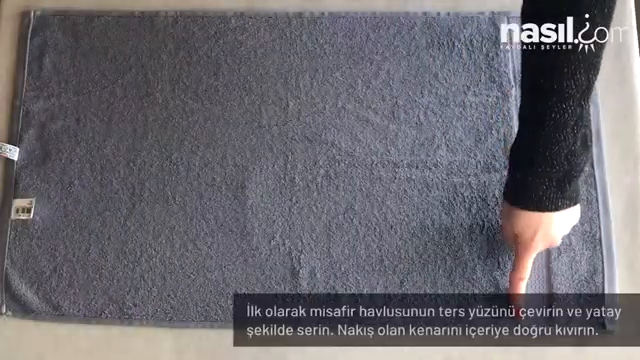
#> input picture frame 350 of havlu_takip_projesi/data/sample_video.mp4, 640 x 360 px, given in place of 1.hatali_video.mp4, which was not available
$ python test_edge.py
#> lines starting #> are read from the running program, lines starting #| are printed output that depends on the picture; after the words box and inside, x2 and y2 are one past the last pixel; in counts of white or black regions, pixels touching at a corner belong together; long printed decimals are rounded; pictures that were not available may be replaced by others from this repository, and a replacement may not be noted
### havlu_takip_projesi/cv_engine/detector.py
"""
detector.py - Hibrit Havlu Tespit Modulu (HSV + Ten Rengi Filtresi + DBSCAN)

Koyu lacivert havluyu acik renkli ahsap masadan ayirir.

Yaklasim (Pipeline):
    1. HSV renk uzayinda koyu mavi/lacivert havluyu maskele
    1b. Ten rengi (skin color) filtresi - iscinin ellerini/kollarini cikar
    2. DBSCAN kumeleme ile HSV maskesindeki bolgeleri dogrula ve
       gurultu noktalarini (outlier) temizle
    3. Morfolojik temizlik (closing + opening)
    4. Canny kenar tespiti ile sinir hassaslastirmasi
    5. En buyuk kontur -> BoundingRect -> (x, y, w, h)

Performans Notu:
    DBSCAN tum pikseller uzerinde calistirilmaz. Sadece HSV maske ile
    on-filtrelenmis beyaz pikseller, uzaysal koordinatlariyla birlikte
    DBSCAN'e verilir. Ayrica goruntuyu kucultme (downsample) uygulanarak
    gercek zamanli calisma saglanir.

Returns (dict):
    frame      : Uzerine cizim yapilmis BGR goruntusu
    mask       : Doldurulmus ikili maske
    edges      : Canny kenar goruntusu
    bbox       : (x, y, w, h) tuple veya None
    x, y, w, h : BoundingRect koordinatlari (int)
    center_x   : Havlu merkezi X
    center_y   : Havlu merkezi Y
    contour    : En buyuk kontur (numpy array) veya None
"""

import cv2
import numpy as np
from sklearn.cluster import DBSCAN


# =================================================================
# DBSCAN YARDIMCI: HSV maskesinden anlamli kumeyi cikart
# =================================================================

def _dbscan_refine_mask(binary_mask, eps=8, min_samples=20, downsample=4):
    """
    HSV maskesindeki beyaz pikselleri DBSCAN ile kumeler,
    en buyuk kumeyi koruyup gerisi noise olarak temizler.

    Performans icin goruntu once 'downsample' kati kucultulur.

    Args:
        binary_mask:  uint8 ikili maske (0 veya 255)
        eps:          DBSCAN komsuluk mesafesi (piksel)
        min_samples:  DBSCAN minimum nokta sayisi
        downsample:   Kucultme kati (4 = 1/4 boyut)

    Returns:
        refined_mask: Temizlenmis uint8 ikili maske (orijinal boyut)
    """
    h_orig, w_orig = binary_mask.shape[:2]

    # Kucult
    small_mask = cv2.resize(binary_mask, (w_orig // downsample, h_orig // downsample),
                            interpolation=cv2.INTER_NEAREST)

    # Beyaz piksel koordinatlarini al
    coords = np.column_stack(np.where(small_mask > 0))

    if len(coords) < min_samples:
        # Yeterli piksel yoksa maskeyi oldugu gibi dondur
        return binary_mask

    # DBSCAN kumeleme (uzaysal koordinatlar uzerinde)
    clustering = DBSCAN(eps=eps, min_samples=min_samples).fit(coords)
    labels = clustering.labels_

    # En buyuk kumeyi bul (noise = -1 label)
    unique_labels = set(labels)
    unique_labels.discard(-1)

    if not unique_labels:
        return binary_mask

    # Her kumenin piksel sayisini hesapla, en buyugunu sec
    best_label = max(unique_labels, key=lambda lb: np.sum(labels == lb))

    # Kucuk boyutta temiz maske olustur
    clean_small = np.zeros_like(small_mask)
    best_coords = coords[labels == best_label]
    clean_small[best_coords[:, 0], best_coords[:, 1]] = 255

    # Orijinal boyuta geri buyut
    refined_mask = cv2.resize(clean_small, (w_orig, h_orig),
                              interpolation=cv2.INTER_NEAREST)

    return refined_mask


# =================================================================
# TEN RENGI FILTRESI: Iscinin ellerini/kollarini cikar
# =================================================================

def _create_skin_mask(frame_bgr, hsv_img=None):
    """
    HSV + YCrCb uzayinda ten rengine uyan pikselleri tespit eder.

    Iki renk uzayinin kesisimi kullanilarak daha guvenilir sonuc elde edilir.
    Sonuc olarak ten rengine uyan bolgeleri gosteren ikili maske dondurulur.

    Args:
        frame_bgr: BGR formatinda giris goruntusu
        hsv_img:   Onceden hesaplanmis HSV goruntusu (performans icin)

    Returns:
        skin_mask: uint8 ikili maske (255 = ten rengi, 0 = degil)
    """
    if hsv_img is None:
        hsv_img = cv2.cvtColor(frame_bgr, cv2.COLOR_BGR2HSV)

    # HSV uzayinda ten rengi araligi
    # Hue: 0-25 (kirmizi-turuncu), Sat: 30-170, Val: 60-255
    lower_skin_hsv = np.array([0, 30, 60])
    upper_skin_hsv = np.array([25, 170, 255])
    skin_hsv = cv2.inRange(hsv_img, lower_skin_hsv, upper_skin_hsv)

    # YCrCb uzayinda ten rengi araligi (HSV'yi destekler)
    ycrcb = cv2.cvtColor(frame_bgr, cv2.COLOR_BGR2YCrCb)
    lower_skin_ycrcb = np.array([0, 135, 85])
    upper_skin_ycrcb = np.array([255, 180, 135])
    skin_ycrcb = cv2.inRange(ycrcb, lower_skin_ycrcb, upper_skin_ycrcb)

    # Iki maskenin kesisimi (daha az false positive)
    skin_mask = cv2.bitwise_and(skin_hsv, skin_ycrcb)

    # Morfolojik temizlik: kucuk delikleri kapat, gurultuleri sil
    k = np.ones((7, 7), np.uint8)
    skin_mask = cv2.morphologyEx(skin_mask, cv2.MORPH_CLOSE, k)
    skin_mask = cv2.morphologyEx(skin_mask, cv2.MORPH_OPEN, k)

    # Ten bolgelerini biraz genislet (havlu kenarindaki gecisin temizlenmesi)
    skin_mask = cv2.dilate(skin_mask, np.ones((9, 9), np.uint8), iterations=2)

    return skin_mask


# =================================================================
# ANA TESPIT FONKSIYONU
# =================================================================

def detect_towel(frame,
                 canny_low=40,
                 canny_high=120,
                 blur_ksize=5,
                 dilate_iter=2,
                 min_area_ratio=0.02,
                 use_dbscan=True,
                 dbscan_eps=8,
                 dbscan_min_samples=20,
                 dbscan_downsample=4,
                 use_skin_filter=True,
                 hsv_lower=None,
                 hsv_upper=None):
    """
    Hibrit Havlu Tespit Algoritmasi (HSV + Ten Filtresi + DBSCAN + Canny)

    Koyu lacivert havluyu acik renkli ahsap masadan ayirir.
    Iscinin elleri/kollari ten rengi filtresiyle cikarilir.

    Args:
        frame:              BGR formatinda giris goruntusu
        canny_low:          Canny alt esik
        canny_high:         Canny ust esik
        blur_ksize:         GaussianBlur kernel boyutu
        dilate_iter:        Dilation iterasyon sayisi
        min_area_ratio:     Minimum kontur alani orani
        use_dbscan:         DBSCAN filtreleme aktif mi
        dbscan_eps:         DBSCAN komsuluk mesafesi
        dbscan_min_samples: DBSCAN minimum nokta sayisi
        dbscan_downsample:  DBSCAN icin kucultme kati
        use_skin_filter:    Ten rengi filtresi aktif mi

    Returns:
        dict: frame, mask, edges, bbox, x, y, w, h, center_x, center_y, contour
    """

    h_img, w_img = frame.shape[:2]
    total_area = h_img * w_img

    # =============================================================
    # 1. HSV RENK FILTRESI - Havluyu hedefle
    # =============================================================
    hsv = cv2.cvtColor(frame, cv2.COLOR_BGR2HSV)

    if hsv_lower is None:
        hsv_lower = np.array([95, 25, 15])
    if hsv_upper is None:
        hsv_upper = np.array([135, 255, 160])

    color_mask = cv2.inRange(hsv, hsv_lower, hsv_upper)

    # =============================================================
    # 1b. TEN RENGI FILTRESI - Iscinin ellerini cikar
    # =============================================================
    # Ten rengine uyan pikselleri havlu maskesinDEN cikarir.
    # Boylece Bounding Box sadece havlunun etrafinda kalir,
    # iscinin elleri/kollari dahil edilmez.
    if use_skin_filter:
        skin_mask = _create_skin_mask(frame, hsv_img=hsv)
        # Ten bolgelerini havlu maskesinden cikar
        color_mask = cv2.bitwise_and(color_mask, cv2.bitwise_not(skin_mask))

    # =============================================================
    # 2. DBSCAN KUMELEME - Gurultu temizleme
    # =============================================================
    # HSV maskesindeki beyaz pikselleri DBSCAN ile kumeleyerek
    # rastgele gurultu noktalarini (outlier) temizle.
    # Sadece en buyuk kume korunur.
    if use_dbscan:
        color_mask = _dbscan_refine_mask(
            color_mask,
            eps=dbscan_eps,
            min_samples=dbscan_min_samples,
            downsample=dbscan_downsample
        )

    # =============================================================
    # 3. MORFOLOJIK TEMIZLIK
    # =============================================================
    morph_kernel = np.ones((11, 11), np.uint8)
    # Closing: renk maskesindeki kucuk delikleri kapat
    color_mask = cv2.morphologyEx(color_mask, cv2.MORPH_CLOSE, morph_kernel)
    # Opening: kucuk gurultuleri temizle
    color_mask = cv2.morphologyEx(color_mask, cv2.MORPH_OPEN, morph_kernel)

    # =============================================================
    # 4. CANNY KENAR TESPITI - Sinir hassaslastirma
    # =============================================================
    gray = cv2.cvtColor(frame, cv2.COLOR_BGR2GRAY)
    blurred = cv2.GaussianBlur(gray, (blur_ksize, blur_ksize), 0)
    edges = cv2.Canny(blurred, canny_low, canny_high)

    # Kenarlari genislet
    dilate_kernel = np.ones((3, 3), np.uint8)
    edges_dilated = cv2.dilate(edges, dilate_kernel, iterations=dilate_iter)

    # Canny kenarlarindan flood-fill ile kapali ic bolgeleri bul
    close_kernel = np.ones((9, 9), np.uint8)
    edges_closed = cv2.morphologyEx(edges_dilated, cv2.MORPH_CLOSE, close_kernel)

    flood_mask = edges_closed.copy()
    fill_helper = np.zeros((h_img + 2, w_img + 2), np.uint8)
    cv2.floodFill(flood_mask, fill_helper, (0, 0), 255)
    flood_inv = cv2.bitwise_not(flood_mask)

    # HSV maskesini Canny bilgisiyle destekle
    intersection = cv2.bitwise_and(color_mask, flood_inv)
    combined_mask = cv2.bitwise_or(color_mask, intersection)

    # Son morfolojik duzeltme
    combined_mask = cv2.morphologyEx(
        combined_mask, cv2.MORPH_CLOSE, np.ones((7, 7), np.uint8)
    )
    combined_mask = cv2.morphologyEx(
        combined_mask, cv2.MORPH_OPEN, np.ones((7, 7), np.uint8)
    )

    # =============================================================
    # 5. EN BUYUK KONTURU BUL + BOUNDING BOX
    # =============================================================
    contours, _ = cv2.findContours(
        combined_mask, cv2.RETR_EXTERNAL, cv2.CHAIN_APPROX_SIMPLE
    )

    min_area = total_area * min_area_ratio
    valid_contours = [c for c in contours if cv2.contourArea(c) > min_area]

    bbox = None
    bx, by, bw, bh = 0, 0, 0, 0
    cx, cy = 0, 0
    best_contour = None
    filled_mask = np.zeros((h_img, w_img), dtype=np.uint8)

    if valid_contours:
        best_contour = max(valid_contours, key=cv2.contourArea)

        # Icini beyazla doldur
        cv2.drawContours(filled_mask, [best_contour], -1, 255,
                         thickness=cv2.FILLED)

        # Bounding box hesapla
        bx, by, bw, bh = cv2.boundingRect(best_contour)
        bbox = (bx, by, bw, bh)

        # Merkez koordinatlari
        cx = bx + bw // 2
        cy = by + bh // 2

        # -- Gorsel Cizimler --
        # Bounding box (sari)
        cv2.rectangle(frame, (bx, by), (bx + bw, by + bh), (0, 255, 255), 2)

        # Kontur cizgisi (yesil, ince)
        cv2.drawContours(frame, [best_contour], -1, (0, 255, 0), 1)

        # Merkez noktasi (kirmizi)
        cv2.circle(frame, (cx, cy), 5, (0, 0, 255), -1)

        # Boyut bilgisi
        cv2.putText(frame, f"W:{bw} H:{bh}",
                    (bx, max(by - 10, 20)),
                    cv2.FONT_HERSHEY_SIMPLEX, 0.6, (0, 255, 255), 2)

    return {
        'frame': frame,
        'mask': filled_mask,
        'edges': edges,
        'bbox': bbox,
        'x': bx,
        'y': by,
        'w': bw,
        'h': bh,
        'center_x': cx,
        'center_y': cy,
        'contour': best_contour,
    }

### havlu_takip_projesi/test_edge.py
import cv2
import numpy as np
import sys
sys.path.insert(0, 'c:/Users/Samet Uçar/Desktop/Bitirme_Projesi/havlu_takip_projesi')
from cv_engine.detector import detect_towel

def get_edge_density(video_path, frame_idx):
    cap = cv2.VideoCapture(video_path)
    cap.set(cv2.CAP_PROP_POS_FRAMES, frame_idx)
    ret, frame = cap.read()
    if not ret: return -1

    res = detect_towel(frame)
    if not res['bbox']: return -1

    x, y, w, h = res['bbox']
    edges = res['edges']
    mask = res['mask']

    # Kesisim alani (sadece havlu uzerindeki kenarlar)
    inner_edges = cv2.bitwise_and(edges, mask)

    # Sag yari (veya sag ucte birlik bolum)
    right_x = int(x + w * 0.5)
    sub_edges = inner_edges[y:y+h, right_x:x+w]

    density = np.sum(sub_edges > 0) / (sub_edges.shape[0] * sub_edges.shape[1] + 1e-5)
    return density

d1 = get_edge_density('c:/Users/Samet Uçar/Desktop/Bitirme_Projesi/havlu_takip_projesi/data/1.hatali_video.mp4', 350)
#> in get_edge_density, frame is the input picture: shape (360, 640, 3); mean B, G, R 110.9, 104.6, 107.1
#> in detect_towel, `color_mask = cv2.inRange(hsv, hsv_lower, hsv_upper)`:
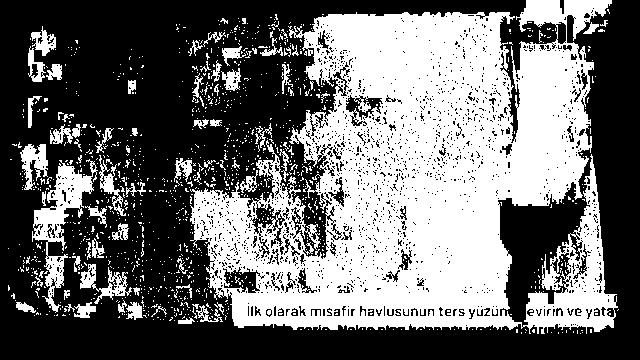
#> color_mask: shape (360, 640); 42.7% white; 1167 white regions (1094 under 20 px), largest, box (x1, y1, x2, y2) and area: (190, 0, 618, 334) 84563, (32, 159, 98, 313) 2827, (80, 264, 132, 304) 690
#> in _dbscan_refine_mask, `coords = np.column_stack(np.where(small_mask > 0))`: coords = 6069 pairs, first value 0 to 83, second value 2 to 154
#> in _dbscan_refine_mask, `labels = clustering.labels_`: labels = 6069 values, max 0 at index 0, min -1 at index 867, mean -0.00132
#> in _dbscan_refine_mask, `unique_labels = set(labels)`: unique_labels = 2 items
#> in _dbscan_refine_mask, `best_label = max(unique_labels, key=lambda lb: np.sum(labels == lb))`: best_label = 0
#> in _dbscan_refine_mask, `best_coords = coords[labels == best_label]`: best_coords = 6061 pairs, first value 0 to 83, second value 2 to 154
#> in detect_towel, `cv2.floodFill(flood_mask, fill_helper, (0, 0), 255)`:
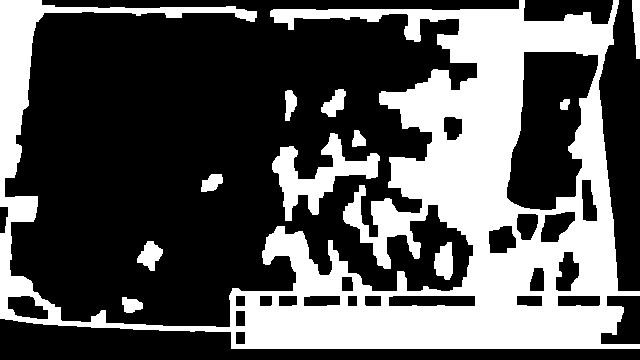
#> flood_mask: shape (360, 640); 34.6% white; 11 white regions, largest, box (x1, y1, x2, y2) and area: (0, 0, 640, 349) 73652, (272, 133, 380, 221) 3299, (434, 242, 453, 280) 541
#> in detect_towel, `intersection = cv2.bitwise_and(color_mask, flood_inv)`:
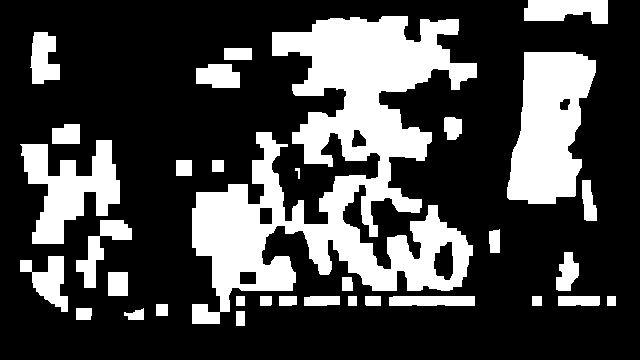
#> intersection: shape (360, 640); 27.9% white; 33 white regions, largest, box (x1, y1, x2, y2) and area: (192, 16, 477, 324) 36814, (507, 52, 596, 204) 9394, (20, 140, 120, 244) 5294
#> in detect_towel, `contours, _ = cv2.findContours( combined_mask, cv2.RETR_EXTERNAL, cv2...`: contours = 13 contours; largest, box (x1, y1, x2, y2) and area: (192, 12, 616, 332) 97048, (20, 140, 132, 288) 6252, (520, 0, 608, 36) 2304, (20, 256, 68, 312) 1294, (196, 48, 252, 88) 1148
#> in detect_towel, `valid_contours = [c for c in contours if cv2.contourArea(c) > min_area]`: valid_contours = 2 contours; box (x1, y1, x2, y2) and area: (192, 12, 616, 332) 97048, (20, 140, 132, 288) 6252
#> in detect_towel, `best_contour = max(valid_contours, key=cv2.contourArea)`: best_contour = contour of 265 points, box (x1, y1, x2, y2) (192, 12, 616, 332), area 97048
#> in detect_towel, `bx, by, bw, bh = cv2.boundingRect(best_contour)`: bx = 192; by = 12; bw = 424; bh = 320
#> in detect_towel, `bbox = (bx, by, bw, bh)`: bbox = (192, 12, 424, 320)
#> in detect_towel, `cx = bx + bw // 2`: cx = 404
#> in detect_towel, `cy = by + bh // 2`: cy = 172
#> in get_edge_density, `res = detect_towel(frame)`: res = 11 items
#> in get_edge_density, `x, y, w, h = res['bbox']`: x = 192; y = 12; w = 424; h = 320
#> in get_edge_density, `right_x = int(x + w * 0.5)`: right_x = 404
#> in get_edge_density, `sub_edges = inner_edges[y:y+h, right_x:x+w]`:
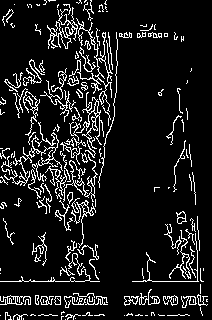
#> sub_edges: shape (320, 212); 10.7% white in thin lines or dots
#> in get_edge_density, `density = np.sum(sub_edges > 0) / (sub_edges.shape[0] * sub_edges.shap..`: density = 0.107
#> d1 = 0.107
d2 = get_edge_density('c:/Users/Samet Uçar/Desktop/Bitirme_Projesi/havlu_takip_projesi/data/Ornek_Video.mp4', 200)
#> call 2 of get_edge_density, with frame_idx = 200
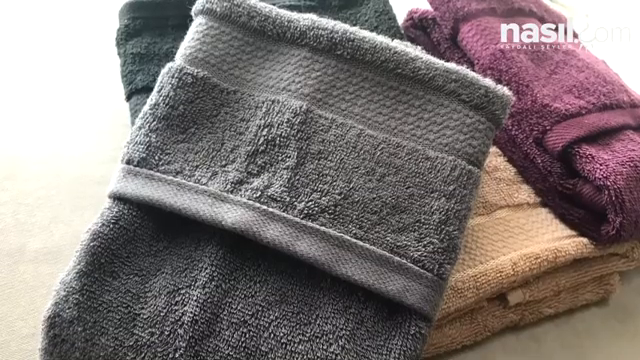
#> input picture frame 200 of havlu_takip_projesi/data/sample_video.mp4, 640 x 360 px, given in place of Ornek_Video.mp4, which was not available
#> in get_edge_density, frame is the input picture: shape (360, 640, 3); mean B, G, R 119.2, 120.7, 130.1
#> call 2 of detect_towel, with canny_low = 40, canny_high = 120, blur_ksize = 5, dilate_iter = 2, min_area_ratio = 0.02, use_dbscan = True, dbscan_eps = 8, dbscan_min_samples = 20
#> call 2 of _dbscan_refine_mask, with eps = 8, min_samples = 20, downsample = 4
#> in _dbscan_refine_mask (call 2), `small_mask = cv2.resize(binary_mask, (w_orig // downsample, h_orig // ..`:
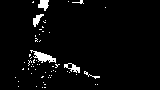
#> small_mask: shape (90, 160); 3.7% white; 58 white regions (52 under 20 px), largest, box (x1, y1, x2, y2) and area: (30, 50, 56, 63) 152, (38, 0, 49, 11) 82, (64, 63, 80, 73) 75, (33, 14, 44, 27) 69, (84, 71, 100, 79) 31, (72, 0, 84, 4) 20
#> in _dbscan_refine_mask (call 2), `coords = np.column_stack(np.where(small_mask > 0))`: coords = 533 pairs, first value 0 to 87, second value 15 to 105
#> in _dbscan_refine_mask (call 2), `labels = clustering.labels_`: labels = 533 values, max 2 at index 201, min -1 at index 99, mean 1.16
#> in _dbscan_refine_mask (call 2), `unique_labels = set(labels)`: unique_labels = 4 items
#> in _dbscan_refine_mask (call 2), `best_label = max(unique_labels, key=lambda lb: np.sum(labels == lb))`: best_label = 2
#> in _dbscan_refine_mask (call 2), `best_coords = coords[labels == best_label]`: best_coords = 313 pairs, first value 50 to 84, second value 22 to 99
#> in detect_towel (call 2), `gray = cv2.cvtColor(frame, cv2.COLOR_BGR2GRAY)`:
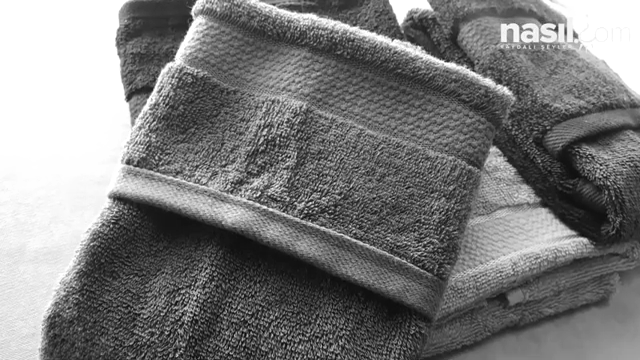
#> gray: shape (360, 640); min 1, max 255, mean 123.3
#> in detect_towel (call 2), `contours, _ = cv2.findContours( combined_mask, cv2.RETR_EXTERNAL, cv2...`: contours = 3 contours; box (x1, y1, x2, y2) and area: (112, 204, 224, 268) 3452, (256, 256, 320, 292) 1236, (220, 256, 232, 268) 121
#> in detect_towel (call 2), `valid_contours = [c for c in contours if cv2.contourArea(c) > min_area]`: valid_contours = []

print(f"Hatali Video (One Katlama) Edge Density: {d1:.5f}")
#| Hatali Video (One Katlama) Edge Density: 0.1071
print(f"Ornek Video (Arkaya Katlama) Edge Density: {d2:.5f}")
